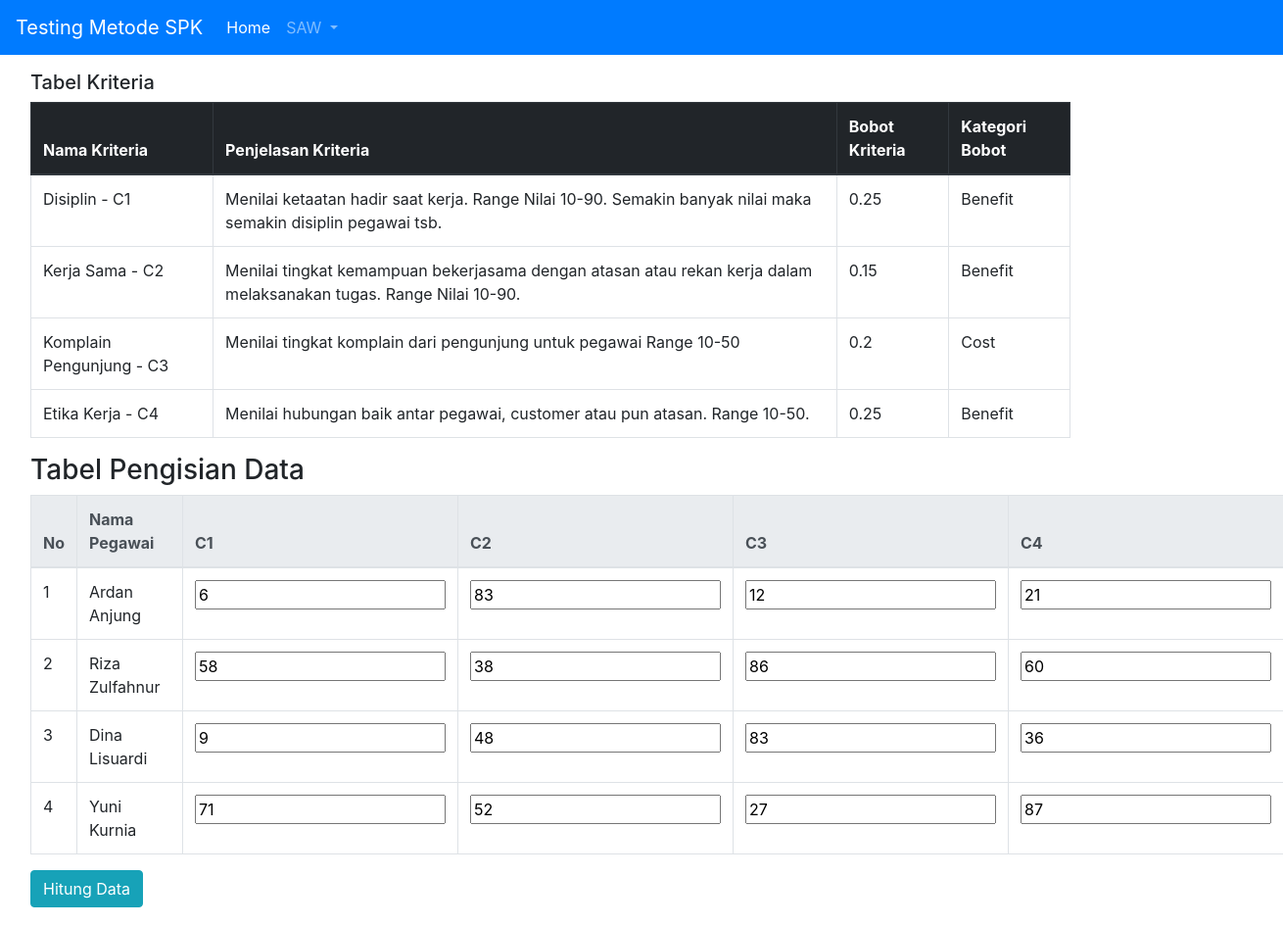
/index.php/saw/hitung, run on the app's committed database.
### tables this page shows
CREATE TABLE `saw_kriteria` (
  `id` int(11) NOT NULL,
  `nama_kriteria` varchar(256) NOT NULL,
  `penjelasan_kriteria` text NOT NULL,
  `bobot_kriteria` varchar(10) NOT NULL,
  `kategori_bobot` varchar(30) NOT NULL
);

CREATE TABLE `saw_pegawai` (
  `id` int(11) NOT NULL,
  `nama_pegawai` varchar(256) NOT NULL
);

### application/controllers/Saw.php (called while the page is built, shortened)
<?php
class Saw extends CI_Controller
{
    public function __construct()
    {
        $this->load->model('Saw_model');
    }
    public function hitung()
    {
        $data['title'] = 'SAW';
        $data['kriteria'] = $this->Saw_model->get_kriteria();
        $data['pegawai'] = $this->Saw_model->get_pegawai();
        $this->load->view('home/layout/header', $data);
        $this->load->view('saw/hitung');
        $this->load->view('home/layout/footer');
    }
}

### index.php (called while the page is built, shortened)
<?php
require_once BASEPATH.'core/CodeIgniter.php';

### application/models/Saw_model.php (called while the page is built, shortened)
<?php
class Saw_model extends CI_Model
{
    public function get_kriteria()
    {
        $query = $this->db->query("SELECT * FROM saw_kriteria");
        return $query->result_array();
    }
    public function get_pegawai()
    {
        $query = $this->db->query("SELECT * FROM saw_pegawai");
        return $query->result_array();
    }
}

### application/views/saw/hitung.php (the view, shortened to what this page needs)
<div class="col-lg-12 m-3">
    <div class="row">
        <div class="col-lg-10">
            <h5>Tabel Kriteria</h5>
            <table class="table table-bordered">
                <thead class="thead-dark">
                    <tr>
                        <th scope="col">Nama Kriteria</th>
                        <th scope="col">Penjelasan Kriteria</th>
                        <th scope="col">Bobot Kriteria</th>
                        <th scope="col">Kategori Bobot</th>
                    </tr>
                </thead>
                <tbody>
                    <?php
                    $no = 1;
                    foreach ($kriteria as $k) {
                    ?>
                        <tr>
                            <td><?= $k['nama_kriteria'] ?> - C<?= $no ?></td>
                            <td><?= $k['penjelasan_kriteria'] ?></td>
                            <td><?= $k['bobot_kriteria'] ?></td>
                            <td><?= $k['kategori_bobot'] ?></td>
                        </tr>
                    <?php
                        $no++;
                    }
                    ?>
                </tbody>
            </table>
        </div>
        <div class="col-lg-12">
            <?php
            if (!empty($kriteria) && $pegawai > 1) {
            ?>
                <h3>Tabel Pengisian Data</h3>
                <table class="table table-bordered">
                    <thead class="thead-light">
                        <tr>
                            <th scope="col">No</th>
                            <th scope="col">Nama Pegawai</th>
                            <?php for ($i = 1; $i <= count($kriteria); $i++) {
                            ?>
                                <th>C<?= $i ?></th>
                            <?php
                            } ?>
                        </tr>
                    </thead>
                    <tbody>
                        <?php
                        $no = 1;
                        foreach ($pegawai as $p) {
                        ?>
                            <tr>
                                <td><?= $no ?></td>
                                <td><?= $p['nama_pegawai'] ?></td>
                                <?php for ($i = 1; $i <= count($kriteria); $i++) {
                                ?>
                                    <th>
                                        <input type="number" required id="P<?= $no ?>C<?= $i ?>" value="<?= rand(5, 90) ?>">
                                    </th>
                                <?php
                                } ?>
                            </tr>
                        <?php
                            $no++;
                        }
                        ?>
                    </tbody>
                </table>
                <input type="submit" value="Hitung Data" id="hitung_data" class="btn btn-info" onclick="return hitungData();" />
        </div>
        <div class="col-lg-12" id="tabel_normalisasi">
        </div>
        <div class="col-lg-12" id="tabel_faktor_ternormalisasi">
        </div>
    <?php }
    ?>
    </div>
</div>

### data on the page
saw_kriteria: nama_kriteria "Disiplin", penjelasan_kriteria "Menilai ketaatan hadir saat kerja. Range Nilai 10-90. Semakin banyak nilai maka semakin disiplin pegawai tsb.", bobot_kriteria "0.25", kategori_bobot "Benefit"
saw_kriteria: nama_kriteria "Kerja Sama", penjelasan_kriteria "Menilai tingkat kemampuan bekerjasama dengan atasan atau rekan kerja dalam melaksanakan tugas. Range Nilai 10-90.", bobot_kriteria "0.15", kategori_bobot "Benefit"
saw_kriteria: nama_kriteria "Komplain Pengunjung", penjelasan_kriteria "Menilai tingkat komplain dari pengunjung untuk pegawai Range 10-50", bobot_kriteria "0.2", kategori_bobot "Cost"
saw_kriteria: nama_kriteria "Etika Kerja", penjelasan_kriteria "Menilai hubungan baik antar pegawai, customer atau pun atasan. Range 10-50.", bobot_kriteria "0.25", kategori_bobot "Benefit"
saw_pegawai: nama_pegawai "Ardan Anjung", rand "6", rand "83", rand "12", rand "21"
saw_pegawai: nama_pegawai "Riza Zulfahnur", rand "58", rand "38", rand "86", rand "60"
saw_pegawai: nama_pegawai "Dina Lisuardi", rand "9", rand "48", rand "83", rand "36"
saw_pegawai: nama_pegawai "Yuni Kurnia", rand "71", rand "52", rand "27", rand "87"
